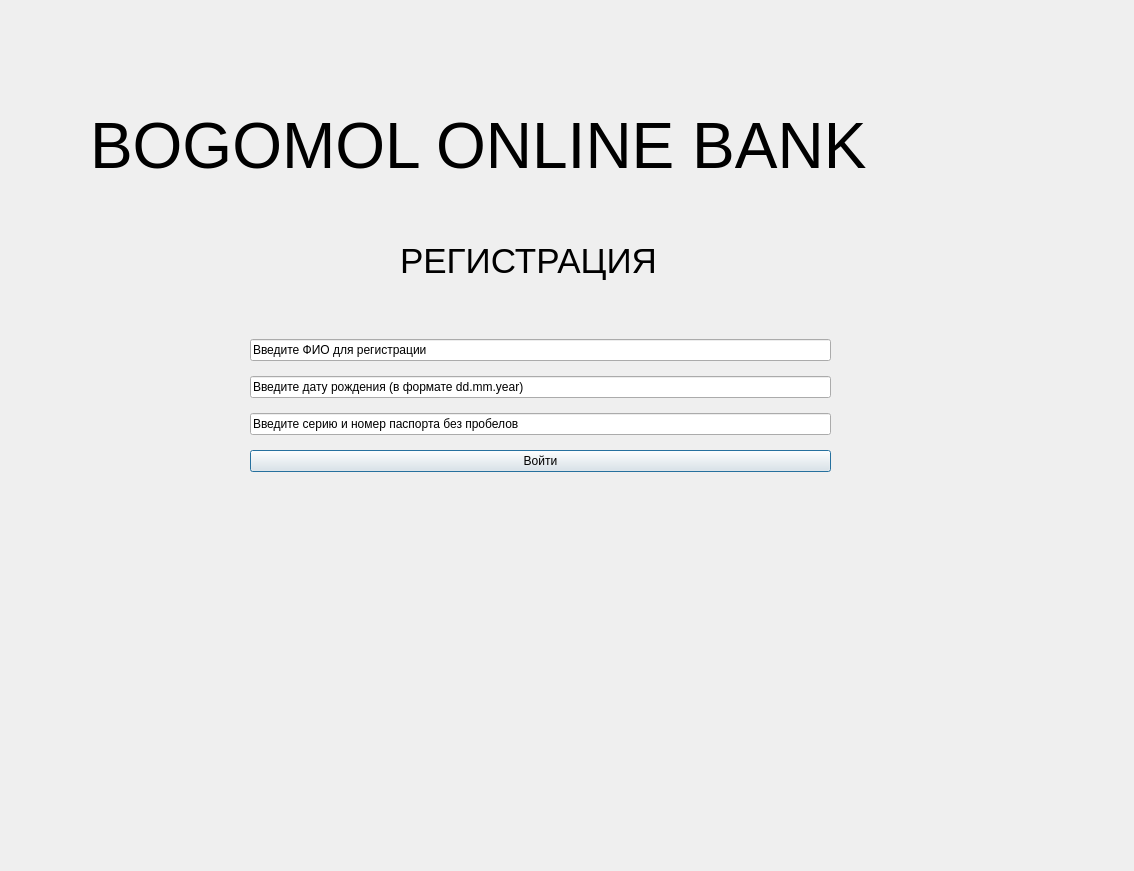
<?xml version="1.0" encoding="UTF-8"?>
<ui version="4.0">
 <class>Dialog</class>
 <widget class="QDialog" name="Dialog">
  <property name="geometry">
   <rect>
    <x>0</x>
    <y>0</y>
    <width>1134</width>
    <height>871</height>
   </rect>
  </property>
  <property name="windowTitle">
   <string>Dialog</string>
  </property>
  <widget class="QLabel" name="label">
   <property name="geometry">
    <rect>
     <x>90</x>
     <y>90</y>
     <width>931</width>
     <height>111</height>
    </rect>
   </property>
   <property name="font">
    <font>
     <pointsize>48</pointsize>
    </font>
   </property>
   <property name="text">
    <string>BOGOMOL ONLINE BANK</string>
   </property>
  </widget>
  <widget class="QWidget" name="horizontalLayoutWidget">
   <property name="geometry">
    <rect>
     <x>250</x>
     <y>330</y>
     <width>581</width>
     <height>151</height>
    </rect>
   </property>
   <layout class="QVBoxLayout" name="verticalLayout">
    <item>
     <widget class="QLineEdit" name="surnameline">
      <property name="text">
       <string>Введите ФИО для регистрации</string>
      </property>
     </widget>
    </item>
    <item>
     <widget class="QLineEdit" name="birthdayline">
      <property name="text">
       <string>Введите дату рождения (в формате dd.mm.year)</string>
      </property>
     </widget>
    </item>
    <item>
     <widget class="QLineEdit" name="passportline">
      <property name="text">
       <string>Введите серию и номер паспорта без пробелов</string>
      </property>
     </widget>
    </item>
    <item>
     <widget class="QPushButton" name="loginbutton">
      <property name="text">
       <string>Войти</string>
      </property>
     </widget>
    </item>
   </layout>
  </widget>
  <widget class="QLabel" name="label_2">
   <property name="geometry">
    <rect>
     <x>400</x>
     <y>230</y>
     <width>331</width>
     <height>61</height>
    </rect>
   </property>
   <property name="font">
    <font>
     <pointsize>26</pointsize>
    </font>
   </property>
   <property name="text">
    <string>РЕГИСТРАЦИЯ</string>
   </property>
  </widget>
 </widget>
 <resources/>
 <connections/>
</ui>
